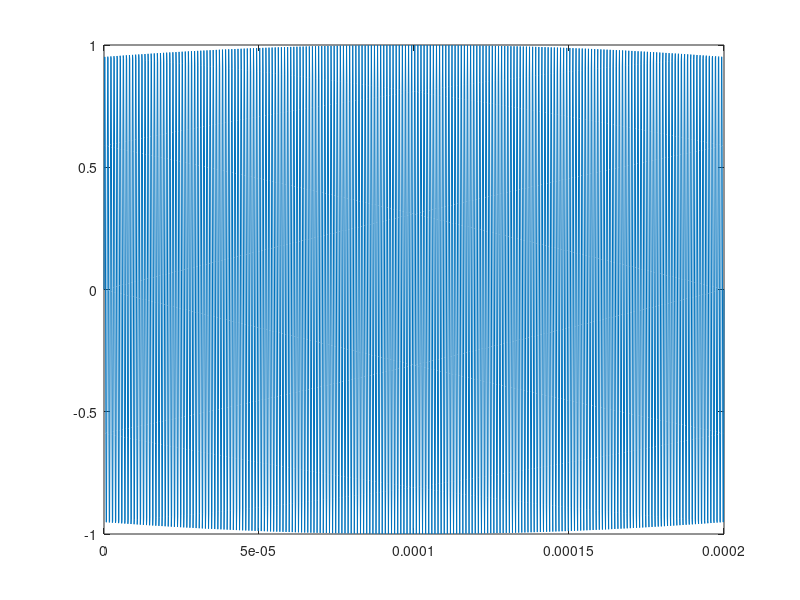
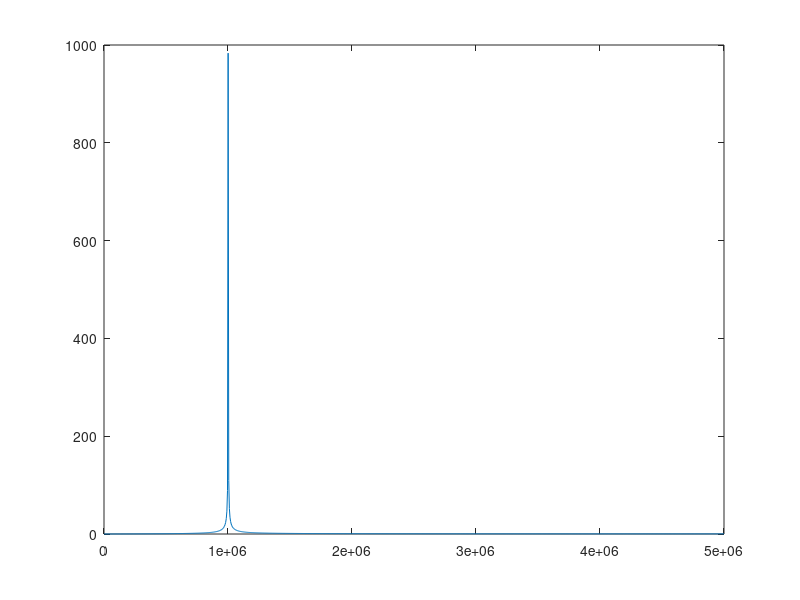

The MATLAB script that drew these images, in order: (Note: this script raises an error after producing the figures.)
clear; close all;

freq_sample = 10*1e6;    % --- Hz
T_duration  = 0.2*1e-3;  % --- s
Np          = T_duration*freq_sample;
f           = 1e6;       % --- Hz

Ts = linspace(0,T_duration,Np);
fs = linspace(0,freq_sample/2,Np/2);

Sig = sin( 2*pi*f*Ts );

figure; plot(Ts,Sig);

fSig = fftshift( fft(Sig) );

figure; plot( fs,abs( fSig(Np/2+1:end) ) );


SigSpec = spectrogram(Sig,200,100,2048);
figure; imagesc( abs(SigSpec(2:end,:)) ); colormap('Gray');
figure; plot( abs( SigSpec(:,1) ) );

